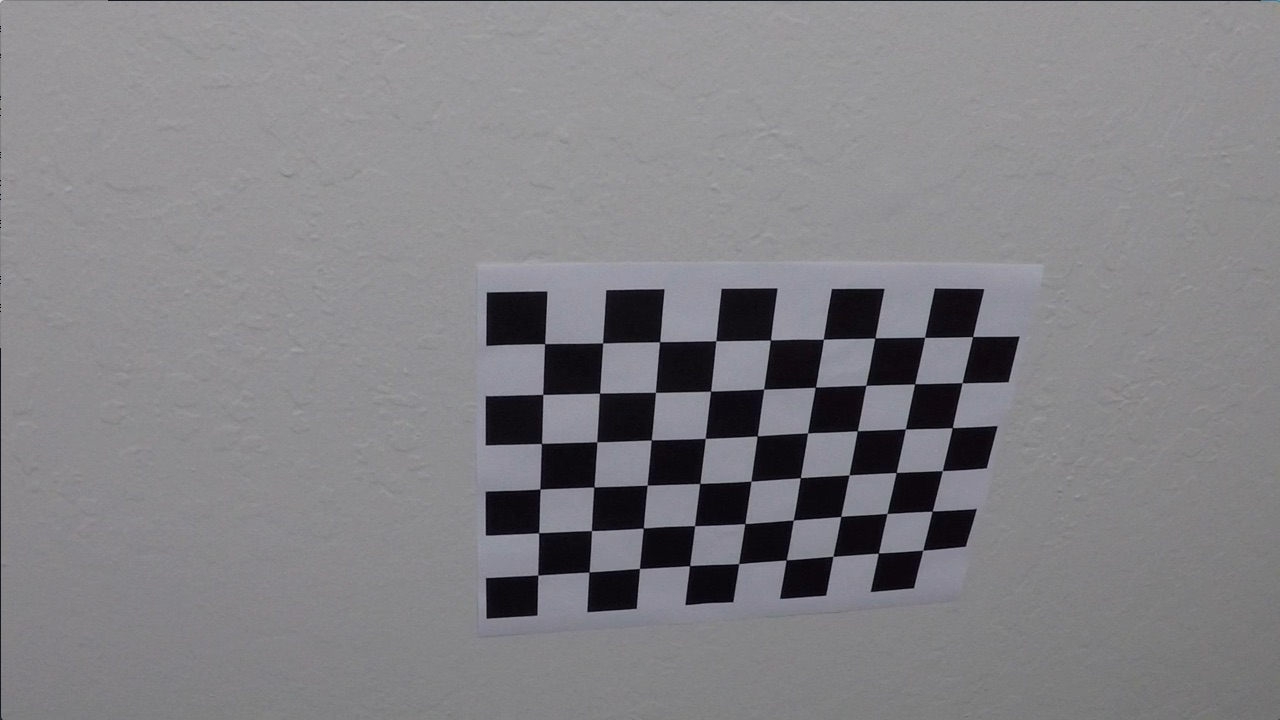
#> input picture camera_cal/calibration10.jpg, 1280 x 720 px; its folder holds only this picture in this run
$ jupyter execute --allow-errors Camera_Calibration.ipynb   (shell and % lines are left out)
#> lines starting #> are read from the running program, lines starting #| are printed output that depends on the picture
[cell 1]
import numpy as np
import cv2
import matplotlib.pyplot as plt
import matplotlib.image as mpimg
import glob,os
# prepare object points
nx = 9#TODO: enter the number of inside corners in x
ny = 5#TODO: enter the number of inside corners in y

# Make a list of calibration images
images = glob.glob('camera_cal/calibration*.jpg')
print(images)

objpoints = []
imgpoints =[]

objp = np.zeros((9*5,3),np.float32)
objp[:,:2] = np.mgrid[0:9,0:5].T.reshape(-1,2)

for frame in images:
    img = cv2.imread(frame)
#> img is the input picture: shape (720, 1280, 3); mean B, G, R 133.1, 129.4, 130.2
    # Convert to grayscale
    gray = cv2.cvtColor(img, cv2.COLOR_BGR2GRAY)
    # Find the chessboard corners
    ret, corners = cv2.findChessboardCorners(gray, (nx, ny), None)
#> ret = False; corners = None
    # If found, draw corners
    if ret == True:
        # Draw and display the corners
        imgpoints.append(corners)
        objpoints.append(objp)
        cv2.drawChessboardCorners(img, (nx, ny), corners, ret)

[cell 2]
image = cv2.imread('camera_cal/calibration1.jpg')
#> (the rest of this cell did not finish here and is left out)

#> (a cell that did not finish here is left out)

#> (a cell that did not finish here is left out)

[cell 5]
import pickle
#> (the rest of this cell did not finish here and is left out)

[cell 6]
image =cv2.imread("test_images/solidYellowLeft.jpg")
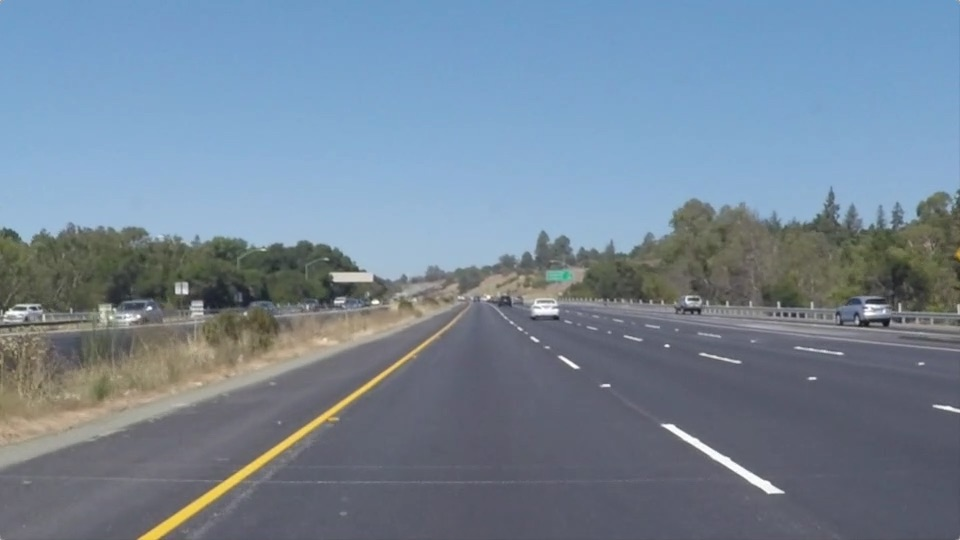
#> input picture test_images/solidYellowLeft.jpg, 960 x 540 px
#> image is the input picture: shape (540, 960, 3); mean B, G, R 150.8, 133.6, 116.5
image = cv2.cvtColor(image,cv2.COLOR_BGR2RGB)
img_size=(image.shape[1],image.shape[0])
#> img_size = (960, 540)

#> (the rest of this cell did not finish here and is left out)

[cell 7]
image =cv2.imread("test_images/solidWhiteRight.jpg")
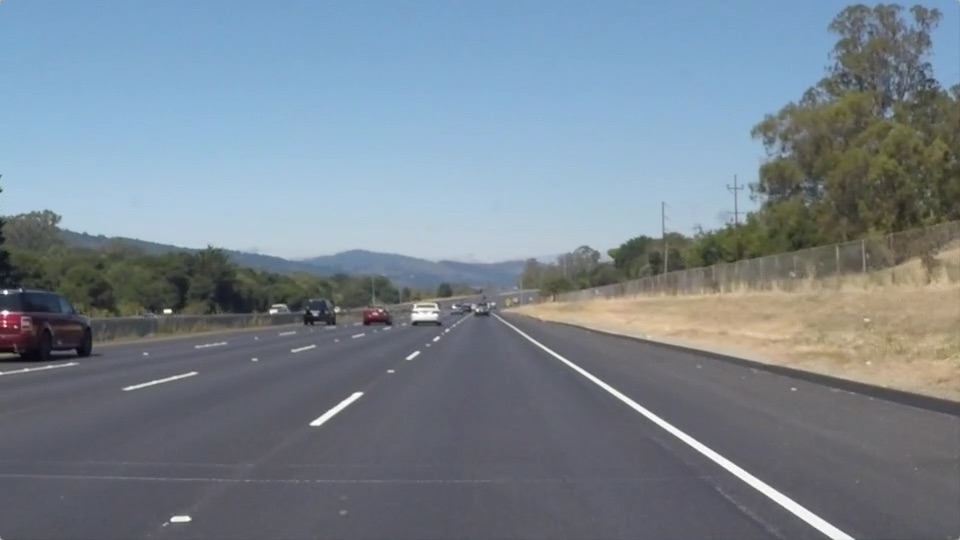
#> input picture test_images/solidWhiteRight.jpg, 960 x 540 px
#> image is the input picture: shape (540, 960, 3); mean B, G, R 143.7, 132.6, 120.3
image = cv2.cvtColor(image,cv2.COLOR_BGR2RGB)
img_size=(image.shape[1],image.shape[0])

#> (the rest of this cell did not finish here and is left out)
